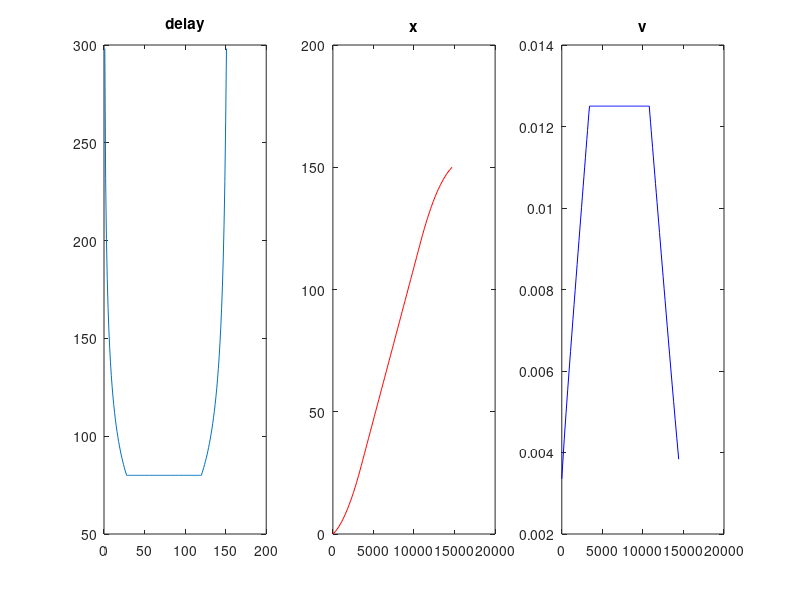

This chart was generated by the following MATLAB code:
function leib_ramp

clear all;
close all;

FigHandle = figure;
set(FigHandle, 'Position', [100, 100, 1000, 300]);

a = 10; %steps per sec^2
F = 2000; %Hz
v = 25;% (steps/s): slew speed: max feedrate
v0 = 5;%(steps/s): base speed

S = (v^2-v0^2) / (2*a)
p1 = F/sqrt(v0^2+2*a)
ps = F/v
R = a/F^2


L = 150; %total steps

p(1) = p1;
x(1) = 0;
t(1) = 0;
for i=1:L
    x(end+1) = i;
    t(end+1) = t(end) + p(end);
    v = horzcat(abs(diff(x)./diff(t)));
    
    if(i<S)
        m = -R;
    elseif(i<L-S)
        m = 0;
    else
        m = R;
    end
    
    p(i+1) = p(i) * (1 + m*p(i)*p(i));
    if p(i+1) < ps
        p(i+1) = ps;
    elseif p(i+1) > p1
        p(i+1) = p1;
    end

    subplot(131);
    plot(p);
    title('delay');
    
    subplot(132);
    plot(t,x,'r');
    title('x')
    
    subplot(133);
    plot(t(1:end-1),v,'b');
    title('v')

   
    drawnow;
end
t






end